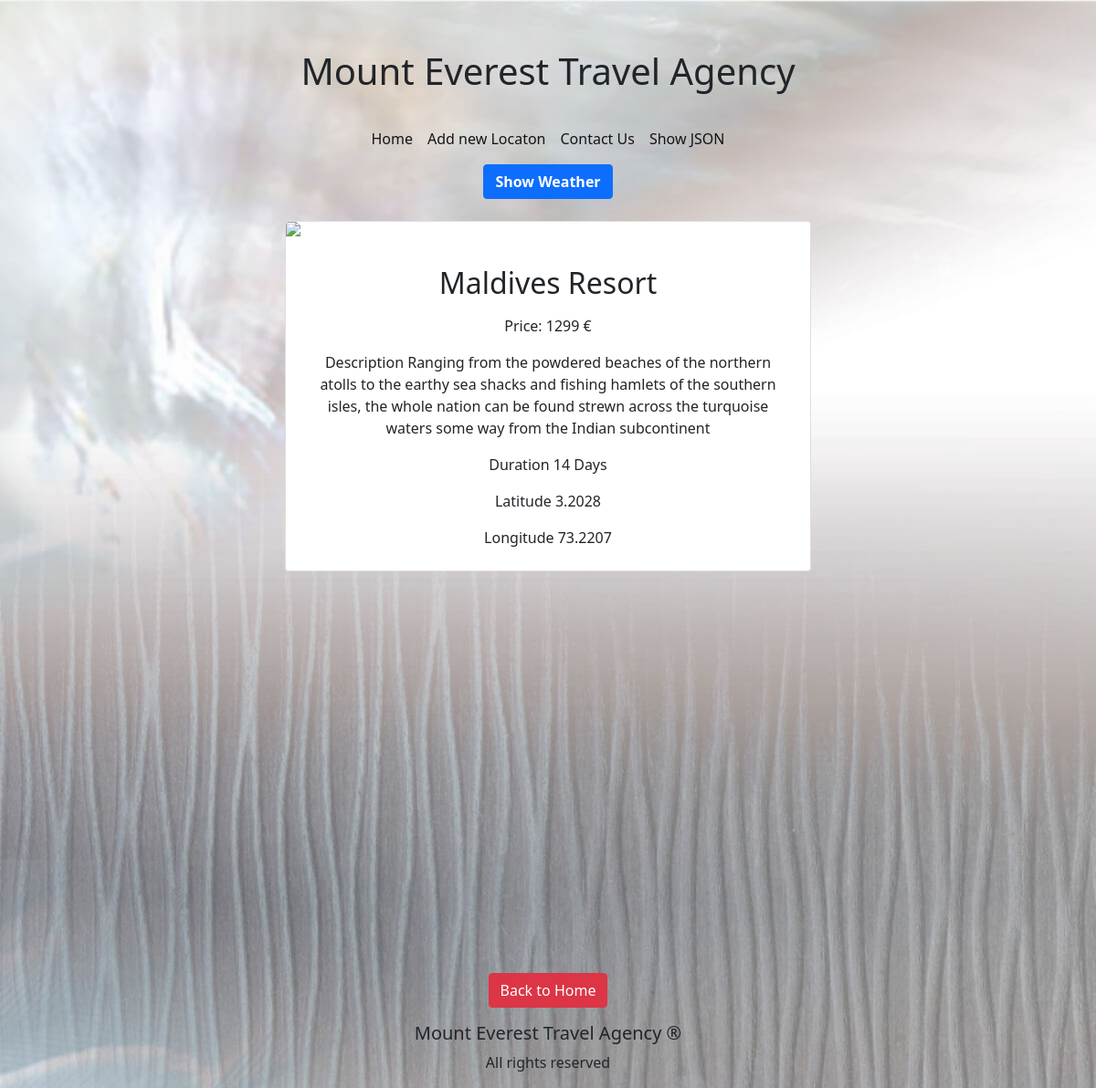
/moredetails.php?id=6, run on the app's committed database.
### tables this page shows
CREATE TABLE `locations` (
  `id` int(11) NOT NULL,
  `image` varchar(255) DEFAULT NULL,
  `name` varchar(255) NOT NULL,
  `price` varchar(255) NOT NULL,
  `description` varchar(255) NOT NULL,
  `duration` varchar(255) NOT NULL,
  `longitude` varchar(255) NOT NULL,
  `latitude` varchar(255) NOT NULL
);

### moredetails.php (the view, shortened to what this page needs)
<?php
require_once 'actions/db_connect.php';
if ($_GET['id']) {
    $id = $_GET['id'];
    $sql = "SELECT * FROM locations WHERE id = {$id}";
    $result = mysqli_query($connect, $sql);
    if (mysqli_num_rows($result) == 1) {
        $data = mysqli_fetch_assoc($result);
        $image = $data['image'];
        $name = $data['name'];
        $price = $data['price'];
        $description = $data['description'];
        $duration = $data['duration'];
        $longitude = $data["longitude"];
        $latitude = $data["latitude"];
    } else {
        header("location: error.php");
    }
} else {
    header("location: error.php");
}
?>
<!DOCTYPE html>
<html>
    <head>
        <link rel="stylesheet" href="style/index.css">
        <?php require_once 'components/boot.php'?>
    </head>
    <body>
        <header>
            <?php include_once 'components/navigation.php';   ?>
        </header>
        <div class="container text-center w-50">
        <div class="btn btn-primary fw-bold" id="show">Show Weather</div>
           <div class="card h-100 my-4" >
           <img src="<?php echo $image ?>" class="card-img-top " >
                <div class="card-body mt-3">
                    <h5 class="card-title text-center fs-2"><?php echo $name ?></h5>
                <ul class="list-group">
                    <li class="list-group-item"><p class="card-text">Price: <?php echo $price ?> €</p></li>
                    <li class="list-group-item"> <p class="card-text">Description <?php echo $description ?></p>  </li>
                    <li class="list-group-item"><p class="card-text">Duration <?php echo $duration ?></p></li>
                    <li class="list-group-item"><p class="card-text">Latitude <?php echo $latitude?></p></li>
                    <li class="list-group-item"><p class="card-text">Longitude <?php echo $longitude ?></p></li>
                </ul>
                </div>
                </div>
            <div id="map" style="height: 400px;"></div>
                    <div class="d-flex justify-content-center my-3">
                        <a href="index.php" class='btn btn-danger'>Back to Home</a>
                    </div>
       </div>
       <footer>
        <?php include_once 'components/footer.php';?>
    </footer>
    </body>
</html>

### style/index.css (style rules this page uses)
* { box-sizing: border-box; }
body { background-image: url("../image/body.png"); background-repeat: no-repeat; background-size: cover; background-attachment: fixed; }

### moredetails.php (style rules this page uses)
.list-group-item { border: none; background: transparent; }

### data on the page
locations: name "Maldives Resort", price "1299", description "Ranging from the powdered beaches of the northern atolls to the earthy sea shacks and fishing hamlets of the southern isles, the whole nation can be found strewn across the turquoise waters some way from the Indian subcontinent", duration "14 Days", latitude "3.2028", longitude "73.2207"
